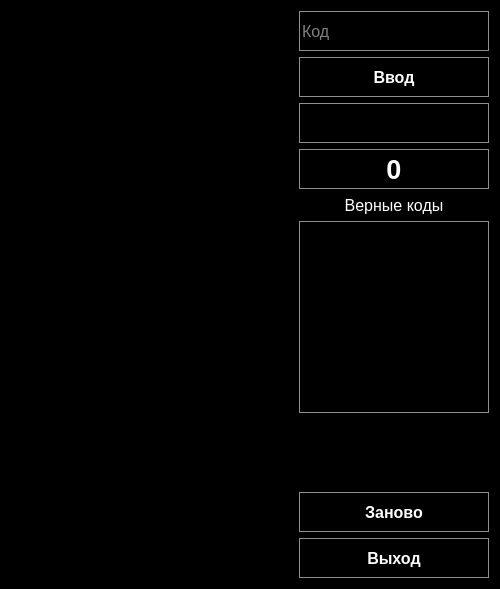
<?xml version="1.0" encoding="UTF-8"?>
<ui version="4.0">
 <class>MainWindow</class>
 <widget class="QMainWindow" name="MainWindow">
  <property name="geometry">
   <rect>
    <x>0</x>
    <y>0</y>
    <width>500</width>
    <height>589</height>
   </rect>
  </property>
  <property name="minimumSize">
   <size>
    <width>0</width>
    <height>0</height>
   </size>
  </property>
  <property name="maximumSize">
   <size>
    <width>100000</width>
    <height>100000</height>
   </size>
  </property>
  <property name="cursor">
   <cursorShape>CrossCursor</cursorShape>
  </property>
  <property name="windowTitle">
   <string notr="true">Futurama Tetris</string>
  </property>
  <property name="styleSheet">
   <string notr="true">background-color:black;</string>
  </property>
  <widget class="QWidget" name="centralWidget">
   <property name="enabled">
    <bool>true</bool>
   </property>
   <property name="palette">
    <palette>
     <active>
      <colorrole role="Button">
       <brush brushstyle="SolidPattern">
        <color alpha="255">
         <red>0</red>
         <green>0</green>
         <blue>0</blue>
        </color>
       </brush>
      </colorrole>
      <colorrole role="Base">
       <brush brushstyle="SolidPattern">
        <color alpha="255">
         <red>0</red>
         <green>0</green>
         <blue>0</blue>
        </color>
       </brush>
      </colorrole>
      <colorrole role="Window">
       <brush brushstyle="SolidPattern">
        <color alpha="255">
         <red>0</red>
         <green>0</green>
         <blue>0</blue>
        </color>
       </brush>
      </colorrole>
     </active>
     <inactive>
      <colorrole role="Button">
       <brush brushstyle="SolidPattern">
        <color alpha="255">
         <red>0</red>
         <green>0</green>
         <blue>0</blue>
        </color>
       </brush>
      </colorrole>
      <colorrole role="Base">
       <brush brushstyle="SolidPattern">
        <color alpha="255">
         <red>0</red>
         <green>0</green>
         <blue>0</blue>
        </color>
       </brush>
      </colorrole>
      <colorrole role="Window">
       <brush brushstyle="SolidPattern">
        <color alpha="255">
         <red>0</red>
         <green>0</green>
         <blue>0</blue>
        </color>
       </brush>
      </colorrole>
     </inactive>
     <disabled>
      <colorrole role="Button">
       <brush brushstyle="SolidPattern">
        <color alpha="255">
         <red>0</red>
         <green>0</green>
         <blue>0</blue>
        </color>
       </brush>
      </colorrole>
      <colorrole role="Base">
       <brush brushstyle="SolidPattern">
        <color alpha="255">
         <red>0</red>
         <green>0</green>
         <blue>0</blue>
        </color>
       </brush>
      </colorrole>
      <colorrole role="Window">
       <brush brushstyle="SolidPattern">
        <color alpha="255">
         <red>0</red>
         <green>0</green>
         <blue>0</blue>
        </color>
       </brush>
      </colorrole>
     </disabled>
    </palette>
   </property>
   <layout class="QGridLayout" name="gridLayout">
    <item row="0" column="1">
     <layout class="QVBoxLayout" name="verticalLayout">
      <property name="sizeConstraint">
       <enum>QLayout::SetFixedSize</enum>
      </property>
      <item>
       <widget class="QLineEdit" name="answerLineEdit">
        <property name="minimumSize">
         <size>
          <width>180</width>
          <height>40</height>
         </size>
        </property>
        <property name="palette">
         <palette>
          <active>
           <colorrole role="Button">
            <brush brushstyle="SolidPattern">
             <color alpha="255">
              <red>0</red>
              <green>0</green>
              <blue>0</blue>
             </color>
            </brush>
           </colorrole>
           <colorrole role="Text">
            <brush brushstyle="SolidPattern">
             <color alpha="255">
              <red>255</red>
              <green>255</green>
              <blue>255</blue>
             </color>
            </brush>
           </colorrole>
           <colorrole role="Base">
            <brush brushstyle="SolidPattern">
             <color alpha="255">
              <red>0</red>
              <green>0</green>
              <blue>0</blue>
             </color>
            </brush>
           </colorrole>
           <colorrole role="Window">
            <brush brushstyle="SolidPattern">
             <color alpha="255">
              <red>0</red>
              <green>0</green>
              <blue>0</blue>
             </color>
            </brush>
           </colorrole>
          </active>
          <inactive>
           <colorrole role="Button">
            <brush brushstyle="SolidPattern">
             <color alpha="255">
              <red>0</red>
              <green>0</green>
              <blue>0</blue>
             </color>
            </brush>
           </colorrole>
           <colorrole role="Text">
            <brush brushstyle="SolidPattern">
             <color alpha="255">
              <red>255</red>
              <green>255</green>
              <blue>255</blue>
             </color>
            </brush>
           </colorrole>
           <colorrole role="Base">
            <brush brushstyle="SolidPattern">
             <color alpha="255">
              <red>0</red>
              <green>0</green>
              <blue>0</blue>
             </color>
            </brush>
           </colorrole>
           <colorrole role="Window">
            <brush brushstyle="SolidPattern">
             <color alpha="255">
              <red>0</red>
              <green>0</green>
              <blue>0</blue>
             </color>
            </brush>
           </colorrole>
          </inactive>
          <disabled>
           <colorrole role="Button">
            <brush brushstyle="SolidPattern">
             <color alpha="255">
              <red>0</red>
              <green>0</green>
              <blue>0</blue>
             </color>
            </brush>
           </colorrole>
           <colorrole role="Text">
            <brush brushstyle="SolidPattern">
             <color alpha="255">
              <red>120</red>
              <green>120</green>
              <blue>120</blue>
             </color>
            </brush>
           </colorrole>
           <colorrole role="Base">
            <brush brushstyle="SolidPattern">
             <color alpha="255">
              <red>0</red>
              <green>0</green>
              <blue>0</blue>
             </color>
            </brush>
           </colorrole>
           <colorrole role="Window">
            <brush brushstyle="SolidPattern">
             <color alpha="255">
              <red>0</red>
              <green>0</green>
              <blue>0</blue>
             </color>
            </brush>
           </colorrole>
          </disabled>
         </palette>
        </property>
        <property name="font">
         <font>
          <pointsize>12</pointsize>
         </font>
        </property>
        <property name="styleSheet">
         <string notr="true">border-color: rgb(255, 255, 255);border: 1px solid #8f8f91;text-align: left;</string>
        </property>
        <property name="text">
         <string/>
        </property>
        <property name="maxLength">
         <number>15</number>
        </property>
        <property name="placeholderText">
         <string>Код</string>
        </property>
       </widget>
      </item>
      <item>
       <widget class="QPushButton" name="enterAnswerButton">
        <property name="sizePolicy">
         <sizepolicy hsizetype="Expanding" vsizetype="Fixed">
          <horstretch>0</horstretch>
          <verstretch>0</verstretch>
         </sizepolicy>
        </property>
        <property name="minimumSize">
         <size>
          <width>180</width>
          <height>40</height>
         </size>
        </property>
        <property name="palette">
         <palette>
          <active>
           <colorrole role="Button">
            <brush brushstyle="SolidPattern">
             <color alpha="255">
              <red>0</red>
              <green>0</green>
              <blue>0</blue>
             </color>
            </brush>
           </colorrole>
           <colorrole role="ButtonText">
            <brush brushstyle="SolidPattern">
             <color alpha="255">
              <red>255</red>
              <green>255</green>
              <blue>255</blue>
             </color>
            </brush>
           </colorrole>
           <colorrole role="Base">
            <brush brushstyle="SolidPattern">
             <color alpha="255">
              <red>0</red>
              <green>0</green>
              <blue>0</blue>
             </color>
            </brush>
           </colorrole>
           <colorrole role="Window">
            <brush brushstyle="SolidPattern">
             <color alpha="255">
              <red>0</red>
              <green>0</green>
              <blue>0</blue>
             </color>
            </brush>
           </colorrole>
          </active>
          <inactive>
           <colorrole role="Button">
            <brush brushstyle="SolidPattern">
             <color alpha="255">
              <red>0</red>
              <green>0</green>
              <blue>0</blue>
             </color>
            </brush>
           </colorrole>
           <colorrole role="ButtonText">
            <brush brushstyle="SolidPattern">
             <color alpha="255">
              <red>255</red>
              <green>255</green>
              <blue>255</blue>
             </color>
            </brush>
           </colorrole>
           <colorrole role="Base">
            <brush brushstyle="SolidPattern">
             <color alpha="255">
              <red>0</red>
              <green>0</green>
              <blue>0</blue>
             </color>
            </brush>
           </colorrole>
           <colorrole role="Window">
            <brush brushstyle="SolidPattern">
             <color alpha="255">
              <red>0</red>
              <green>0</green>
              <blue>0</blue>
             </color>
            </brush>
           </colorrole>
          </inactive>
          <disabled>
           <colorrole role="Button">
            <brush brushstyle="SolidPattern">
             <color alpha="255">
              <red>0</red>
              <green>0</green>
              <blue>0</blue>
             </color>
            </brush>
           </colorrole>
           <colorrole role="ButtonText">
            <brush brushstyle="SolidPattern">
             <color alpha="255">
              <red>120</red>
              <green>120</green>
              <blue>120</blue>
             </color>
            </brush>
           </colorrole>
           <colorrole role="Base">
            <brush brushstyle="SolidPattern">
             <color alpha="255">
              <red>0</red>
              <green>0</green>
              <blue>0</blue>
             </color>
            </brush>
           </colorrole>
           <colorrole role="Window">
            <brush brushstyle="SolidPattern">
             <color alpha="255">
              <red>0</red>
              <green>0</green>
              <blue>0</blue>
             </color>
            </brush>
           </colorrole>
          </disabled>
         </palette>
        </property>
        <property name="font">
         <font>
          <pointsize>12</pointsize>
          <weight>75</weight>
          <bold>true</bold>
         </font>
        </property>
        <property name="styleSheet">
         <string notr="true">border-color: rgb(255, 255, 255);border: 1px solid #8f8f91;text-align: center;</string>
        </property>
        <property name="text">
         <string>Ввод</string>
        </property>
       </widget>
      </item>
      <item>
       <widget class="QLabel" name="statusLabel">
        <property name="sizePolicy">
         <sizepolicy hsizetype="Expanding" vsizetype="Fixed">
          <horstretch>0</horstretch>
          <verstretch>0</verstretch>
         </sizepolicy>
        </property>
        <property name="minimumSize">
         <size>
          <width>180</width>
          <height>40</height>
         </size>
        </property>
        <property name="palette">
         <palette>
          <active>
           <colorrole role="WindowText">
            <brush brushstyle="SolidPattern">
             <color alpha="255">
              <red>255</red>
              <green>255</green>
              <blue>255</blue>
             </color>
            </brush>
           </colorrole>
           <colorrole role="Button">
            <brush brushstyle="SolidPattern">
             <color alpha="255">
              <red>0</red>
              <green>0</green>
              <blue>0</blue>
             </color>
            </brush>
           </colorrole>
           <colorrole role="Base">
            <brush brushstyle="SolidPattern">
             <color alpha="255">
              <red>0</red>
              <green>0</green>
              <blue>0</blue>
             </color>
            </brush>
           </colorrole>
           <colorrole role="Window">
            <brush brushstyle="SolidPattern">
             <color alpha="255">
              <red>0</red>
              <green>0</green>
              <blue>0</blue>
             </color>
            </brush>
           </colorrole>
          </active>
          <inactive>
           <colorrole role="WindowText">
            <brush brushstyle="SolidPattern">
             <color alpha="255">
              <red>255</red>
              <green>255</green>
              <blue>255</blue>
             </color>
            </brush>
           </colorrole>
           <colorrole role="Button">
            <brush brushstyle="SolidPattern">
             <color alpha="255">
              <red>0</red>
              <green>0</green>
              <blue>0</blue>
             </color>
            </brush>
           </colorrole>
           <colorrole role="Base">
            <brush brushstyle="SolidPattern">
             <color alpha="255">
              <red>0</red>
              <green>0</green>
              <blue>0</blue>
             </color>
            </brush>
           </colorrole>
           <colorrole role="Window">
            <brush brushstyle="SolidPattern">
             <color alpha="255">
              <red>0</red>
              <green>0</green>
              <blue>0</blue>
             </color>
            </brush>
           </colorrole>
          </inactive>
          <disabled>
           <colorrole role="WindowText">
            <brush brushstyle="SolidPattern">
             <color alpha="255">
              <red>120</red>
              <green>120</green>
              <blue>120</blue>
             </color>
            </brush>
           </colorrole>
           <colorrole role="Button">
            <brush brushstyle="SolidPattern">
             <color alpha="255">
              <red>0</red>
              <green>0</green>
              <blue>0</blue>
             </color>
            </brush>
           </colorrole>
           <colorrole role="Base">
            <brush brushstyle="SolidPattern">
             <color alpha="255">
              <red>0</red>
              <green>0</green>
              <blue>0</blue>
             </color>
            </brush>
           </colorrole>
           <colorrole role="Window">
            <brush brushstyle="SolidPattern">
             <color alpha="255">
              <red>0</red>
              <green>0</green>
              <blue>0</blue>
             </color>
            </brush>
           </colorrole>
          </disabled>
         </palette>
        </property>
        <property name="font">
         <font>
          <pointsize>11</pointsize>
         </font>
        </property>
        <property name="styleSheet">
         <string notr="true">border-color: rgb(255, 255, 255);border: 1px solid #8f8f91;text-align: center;</string>
        </property>
        <property name="text">
         <string/>
        </property>
       </widget>
      </item>
      <item>
       <widget class="QLabel" name="linesLabel">
        <property name="minimumSize">
         <size>
          <width>180</width>
          <height>40</height>
         </size>
        </property>
        <property name="palette">
         <palette>
          <active>
           <colorrole role="WindowText">
            <brush brushstyle="SolidPattern">
             <color alpha="255">
              <red>255</red>
              <green>255</green>
              <blue>255</blue>
             </color>
            </brush>
           </colorrole>
           <colorrole role="Button">
            <brush brushstyle="SolidPattern">
             <color alpha="255">
              <red>0</red>
              <green>0</green>
              <blue>0</blue>
             </color>
            </brush>
           </colorrole>
           <colorrole role="Text">
            <brush brushstyle="SolidPattern">
             <color alpha="255">
              <red>255</red>
              <green>255</green>
              <blue>255</blue>
             </color>
            </brush>
           </colorrole>
           <colorrole role="ButtonText">
            <brush brushstyle="SolidPattern">
             <color alpha="255">
              <red>255</red>
              <green>255</green>
              <blue>255</blue>
             </color>
            </brush>
           </colorrole>
           <colorrole role="Base">
            <brush brushstyle="SolidPattern">
             <color alpha="255">
              <red>0</red>
              <green>0</green>
              <blue>0</blue>
             </color>
            </brush>
           </colorrole>
           <colorrole role="Window">
            <brush brushstyle="SolidPattern">
             <color alpha="255">
              <red>0</red>
              <green>0</green>
              <blue>0</blue>
             </color>
            </brush>
           </colorrole>
          </active>
          <inactive>
           <colorrole role="WindowText">
            <brush brushstyle="SolidPattern">
             <color alpha="255">
              <red>255</red>
              <green>255</green>
              <blue>255</blue>
             </color>
            </brush>
           </colorrole>
           <colorrole role="Button">
            <brush brushstyle="SolidPattern">
             <color alpha="255">
              <red>0</red>
              <green>0</green>
              <blue>0</blue>
             </color>
            </brush>
           </colorrole>
           <colorrole role="Text">
            <brush brushstyle="SolidPattern">
             <color alpha="255">
              <red>255</red>
              <green>255</green>
              <blue>255</blue>
             </color>
            </brush>
           </colorrole>
           <colorrole role="ButtonText">
            <brush brushstyle="SolidPattern">
             <color alpha="255">
              <red>255</red>
              <green>255</green>
              <blue>255</blue>
             </color>
            </brush>
           </colorrole>
           <colorrole role="Base">
            <brush brushstyle="SolidPattern">
             <color alpha="255">
              <red>0</red>
              <green>0</green>
              <blue>0</blue>
             </color>
            </brush>
           </colorrole>
           <colorrole role="Window">
            <brush brushstyle="SolidPattern">
             <color alpha="255">
              <red>0</red>
              <green>0</green>
              <blue>0</blue>
             </color>
            </brush>
           </colorrole>
          </inactive>
          <disabled>
           <colorrole role="WindowText">
            <brush brushstyle="SolidPattern">
             <color alpha="255">
              <red>120</red>
              <green>120</green>
              <blue>120</blue>
             </color>
            </brush>
           </colorrole>
           <colorrole role="Button">
            <brush brushstyle="SolidPattern">
             <color alpha="255">
              <red>0</red>
              <green>0</green>
              <blue>0</blue>
             </color>
            </brush>
           </colorrole>
           <colorrole role="Text">
            <brush brushstyle="SolidPattern">
             <color alpha="255">
              <red>120</red>
              <green>120</green>
              <blue>120</blue>
             </color>
            </brush>
           </colorrole>
           <colorrole role="ButtonText">
            <brush brushstyle="SolidPattern">
             <color alpha="255">
              <red>120</red>
              <green>120</green>
              <blue>120</blue>
             </color>
            </brush>
           </colorrole>
           <colorrole role="Base">
            <brush brushstyle="SolidPattern">
             <color alpha="255">
              <red>0</red>
              <green>0</green>
              <blue>0</blue>
             </color>
            </brush>
           </colorrole>
           <colorrole role="Window">
            <brush brushstyle="SolidPattern">
             <color alpha="255">
              <red>0</red>
              <green>0</green>
              <blue>0</blue>
             </color>
            </brush>
           </colorrole>
          </disabled>
         </palette>
        </property>
        <property name="font">
         <font>
          <pointsize>20</pointsize>
          <weight>75</weight>
          <bold>true</bold>
         </font>
        </property>
        <property name="styleSheet">
         <string notr="true">border-color: rgb(255, 255, 255);border: 1px solid #8f8f91;text-align: center;</string>
        </property>
        <property name="text">
         <string>0</string>
        </property>
        <property name="alignment">
         <set>Qt::AlignCenter</set>
        </property>
       </widget>
      </item>
      <item>
       <widget class="QLabel" name="correctAnswersLabel">
        <property name="sizePolicy">
         <sizepolicy hsizetype="Expanding" vsizetype="Fixed">
          <horstretch>0</horstretch>
          <verstretch>0</verstretch>
         </sizepolicy>
        </property>
        <property name="minimumSize">
         <size>
          <width>180</width>
          <height>20</height>
         </size>
        </property>
        <property name="palette">
         <palette>
          <active>
           <colorrole role="WindowText">
            <brush brushstyle="SolidPattern">
             <color alpha="255">
              <red>255</red>
              <green>255</green>
              <blue>255</blue>
             </color>
            </brush>
           </colorrole>
           <colorrole role="Button">
            <brush brushstyle="SolidPattern">
             <color alpha="255">
              <red>0</red>
              <green>0</green>
              <blue>0</blue>
             </color>
            </brush>
           </colorrole>
           <colorrole role="Text">
            <brush brushstyle="SolidPattern">
             <color alpha="255">
              <red>255</red>
              <green>255</green>
              <blue>255</blue>
             </color>
            </brush>
           </colorrole>
           <colorrole role="ButtonText">
            <brush brushstyle="SolidPattern">
             <color alpha="255">
              <red>255</red>
              <green>255</green>
              <blue>255</blue>
             </color>
            </brush>
           </colorrole>
           <colorrole role="Base">
            <brush brushstyle="SolidPattern">
             <color alpha="255">
              <red>0</red>
              <green>0</green>
              <blue>0</blue>
             </color>
            </brush>
           </colorrole>
           <colorrole role="Window">
            <brush brushstyle="SolidPattern">
             <color alpha="255">
              <red>0</red>
              <green>0</green>
              <blue>0</blue>
             </color>
            </brush>
           </colorrole>
          </active>
          <inactive>
           <colorrole role="WindowText">
            <brush brushstyle="SolidPattern">
             <color alpha="255">
              <red>255</red>
              <green>255</green>
              <blue>255</blue>
             </color>
            </brush>
           </colorrole>
           <colorrole role="Button">
            <brush brushstyle="SolidPattern">
             <color alpha="255">
              <red>0</red>
              <green>0</green>
              <blue>0</blue>
             </color>
            </brush>
           </colorrole>
           <colorrole role="Text">
            <brush brushstyle="SolidPattern">
             <color alpha="255">
              <red>255</red>
              <green>255</green>
              <blue>255</blue>
             </color>
            </brush>
           </colorrole>
           <colorrole role="ButtonText">
            <brush brushstyle="SolidPattern">
             <color alpha="255">
              <red>255</red>
              <green>255</green>
              <blue>255</blue>
             </color>
            </brush>
           </colorrole>
           <colorrole role="Base">
            <brush brushstyle="SolidPattern">
             <color alpha="255">
              <red>0</red>
              <green>0</green>
              <blue>0</blue>
             </color>
            </brush>
           </colorrole>
           <colorrole role="Window">
            <brush brushstyle="SolidPattern">
             <color alpha="255">
              <red>0</red>
              <green>0</green>
              <blue>0</blue>
             </color>
            </brush>
           </colorrole>
          </inactive>
          <disabled>
           <colorrole role="WindowText">
            <brush brushstyle="SolidPattern">
             <color alpha="255">
              <red>120</red>
              <green>120</green>
              <blue>120</blue>
             </color>
            </brush>
           </colorrole>
           <colorrole role="Button">
            <brush brushstyle="SolidPattern">
             <color alpha="255">
              <red>0</red>
              <green>0</green>
              <blue>0</blue>
             </color>
            </brush>
           </colorrole>
           <colorrole role="Text">
            <brush brushstyle="SolidPattern">
             <color alpha="255">
              <red>120</red>
              <green>120</green>
              <blue>120</blue>
             </color>
            </brush>
           </colorrole>
           <colorrole role="ButtonText">
            <brush brushstyle="SolidPattern">
             <color alpha="255">
              <red>120</red>
              <green>120</green>
              <blue>120</blue>
             </color>
            </brush>
           </colorrole>
           <colorrole role="Base">
            <brush brushstyle="SolidPattern">
             <color alpha="255">
              <red>0</red>
              <green>0</green>
              <blue>0</blue>
             </color>
            </brush>
           </colorrole>
           <colorrole role="Window">
            <brush brushstyle="SolidPattern">
             <color alpha="255">
              <red>0</red>
              <green>0</green>
              <blue>0</blue>
             </color>
            </brush>
           </colorrole>
          </disabled>
         </palette>
        </property>
        <property name="font">
         <font>
          <pointsize>12</pointsize>
          <weight>50</weight>
          <bold>false</bold>
         </font>
        </property>
        <property name="text">
         <string>Верные коды</string>
        </property>
        <property name="alignment">
         <set>Qt::AlignBottom|Qt::AlignHCenter</set>
        </property>
       </widget>
      </item>
      <item>
       <widget class="QListWidget" name="correctAnswersListWidget">
        <property name="sizePolicy">
         <sizepolicy hsizetype="Expanding" vsizetype="Fixed">
          <horstretch>0</horstretch>
          <verstretch>0</verstretch>
         </sizepolicy>
        </property>
        <property name="minimumSize">
         <size>
          <width>180</width>
          <height>0</height>
         </size>
        </property>
        <property name="palette">
         <palette>
          <active>
           <colorrole role="Button">
            <brush brushstyle="SolidPattern">
             <color alpha="255">
              <red>0</red>
              <green>0</green>
              <blue>0</blue>
             </color>
            </brush>
           </colorrole>
           <colorrole role="Text">
            <brush brushstyle="SolidPattern">
             <color alpha="255">
              <red>255</red>
              <green>255</green>
              <blue>255</blue>
             </color>
            </brush>
           </colorrole>
           <colorrole role="ButtonText">
            <brush brushstyle="SolidPattern">
             <color alpha="255">
              <red>255</red>
              <green>255</green>
              <blue>255</blue>
             </color>
            </brush>
           </colorrole>
           <colorrole role="Base">
            <brush brushstyle="SolidPattern">
             <color alpha="255">
              <red>0</red>
              <green>0</green>
              <blue>0</blue>
             </color>
            </brush>
           </colorrole>
           <colorrole role="Window">
            <brush brushstyle="SolidPattern">
             <color alpha="255">
              <red>0</red>
              <green>0</green>
              <blue>0</blue>
             </color>
            </brush>
           </colorrole>
          </active>
          <inactive>
           <colorrole role="Button">
            <brush brushstyle="SolidPattern">
             <color alpha="255">
              <red>0</red>
              <green>0</green>
              <blue>0</blue>
             </color>
            </brush>
           </colorrole>
           <colorrole role="Text">
            <brush brushstyle="SolidPattern">
             <color alpha="255">
              <red>255</red>
              <green>255</green>
              <blue>255</blue>
             </color>
            </brush>
           </colorrole>
           <colorrole role="ButtonText">
            <brush brushstyle="SolidPattern">
             <color alpha="255">
              <red>255</red>
              <green>255</green>
              <blue>255</blue>
             </color>
            </brush>
           </colorrole>
           <colorrole role="Base">
            <brush brushstyle="SolidPattern">
             <color alpha="255">
              <red>0</red>
              <green>0</green>
              <blue>0</blue>
             </color>
            </brush>
           </colorrole>
           <colorrole role="Window">
            <brush brushstyle="SolidPattern">
             <color alpha="255">
              <red>0</red>
              <green>0</green>
              <blue>0</blue>
             </color>
            </brush>
           </colorrole>
          </inactive>
          <disabled>
           <colorrole role="Button">
            <brush brushstyle="SolidPattern">
             <color alpha="255">
              <red>0</red>
              <green>0</green>
              <blue>0</blue>
             </color>
            </brush>
           </colorrole>
           <colorrole role="Text">
            <brush brushstyle="SolidPattern">
             <color alpha="255">
              <red>120</red>
              <green>120</green>
              <blue>120</blue>
             </color>
            </brush>
           </colorrole>
           <colorrole role="ButtonText">
            <brush brushstyle="SolidPattern">
             <color alpha="255">
              <red>120</red>
              <green>120</green>
              <blue>120</blue>
             </color>
            </brush>
           </colorrole>
           <colorrole role="Base">
            <brush brushstyle="SolidPattern">
             <color alpha="255">
              <red>0</red>
              <green>0</green>
              <blue>0</blue>
             </color>
            </brush>
           </colorrole>
           <colorrole role="Window">
            <brush brushstyle="SolidPattern">
             <color alpha="255">
              <red>0</red>
              <green>0</green>
              <blue>0</blue>
             </color>
            </brush>
           </colorrole>
          </disabled>
         </palette>
        </property>
        <property name="font">
         <font>
          <pointsize>10</pointsize>
         </font>
        </property>
        <property name="styleSheet">
         <string notr="true">border-color: rgb(255, 255, 255);border: 1px solid #8f8f91;</string>
        </property>
        <property name="selectionMode">
         <enum>QAbstractItemView::NoSelection</enum>
        </property>
        <property name="flow">
         <enum>QListView::TopToBottom</enum>
        </property>
       </widget>
      </item>
      <item>
       <spacer name="verticalSpacer_2">
        <property name="orientation">
         <enum>Qt::Vertical</enum>
        </property>
        <property name="sizeHint" stdset="0">
         <size>
          <width>20</width>
          <height>40</height>
         </size>
        </property>
       </spacer>
      </item>
      <item>
       <widget class="QPushButton" name="restartButton">
        <property name="sizePolicy">
         <sizepolicy hsizetype="Minimum" vsizetype="Minimum">
          <horstretch>0</horstretch>
          <verstretch>0</verstretch>
         </sizepolicy>
        </property>
        <property name="minimumSize">
         <size>
          <width>180</width>
          <height>40</height>
         </size>
        </property>
        <property name="maximumSize">
         <size>
          <width>16777215</width>
          <height>40</height>
         </size>
        </property>
        <property name="palette">
         <palette>
          <active>
           <colorrole role="Button">
            <brush brushstyle="SolidPattern">
             <color alpha="255">
              <red>0</red>
              <green>0</green>
              <blue>0</blue>
             </color>
            </brush>
           </colorrole>
           <colorrole role="ButtonText">
            <brush brushstyle="SolidPattern">
             <color alpha="255">
              <red>255</red>
              <green>255</green>
              <blue>255</blue>
             </color>
            </brush>
           </colorrole>
           <colorrole role="Base">
            <brush brushstyle="SolidPattern">
             <color alpha="255">
              <red>0</red>
              <green>0</green>
              <blue>0</blue>
             </color>
            </brush>
           </colorrole>
           <colorrole role="Window">
            <brush brushstyle="SolidPattern">
             <color alpha="255">
              <red>0</red>
              <green>0</green>
              <blue>0</blue>
             </color>
            </brush>
           </colorrole>
          </active>
          <inactive>
           <colorrole role="Button">
            <brush brushstyle="SolidPattern">
             <color alpha="255">
              <red>0</red>
              <green>0</green>
              <blue>0</blue>
             </color>
            </brush>
           </colorrole>
           <colorrole role="ButtonText">
            <brush brushstyle="SolidPattern">
             <color alpha="255">
              <red>255</red>
              <green>255</green>
              <blue>255</blue>
             </color>
            </brush>
           </colorrole>
           <colorrole role="Base">
            <brush brushstyle="SolidPattern">
             <color alpha="255">
              <red>0</red>
              <green>0</green>
              <blue>0</blue>
             </color>
            </brush>
           </colorrole>
           <colorrole role="Window">
            <brush brushstyle="SolidPattern">
             <color alpha="255">
              <red>0</red>
              <green>0</green>
              <blue>0</blue>
             </color>
            </brush>
           </colorrole>
          </inactive>
          <disabled>
           <colorrole role="Button">
            <brush brushstyle="SolidPattern">
             <color alpha="255">
              <red>0</red>
              <green>0</green>
              <blue>0</blue>
             </color>
            </brush>
           </colorrole>
           <colorrole role="ButtonText">
            <brush brushstyle="SolidPattern">
             <color alpha="255">
              <red>120</red>
              <green>120</green>
              <blue>120</blue>
             </color>
            </brush>
           </colorrole>
           <colorrole role="Base">
            <brush brushstyle="SolidPattern">
             <color alpha="255">
              <red>0</red>
              <green>0</green>
              <blue>0</blue>
             </color>
            </brush>
           </colorrole>
           <colorrole role="Window">
            <brush brushstyle="SolidPattern">
             <color alpha="255">
              <red>0</red>
              <green>0</green>
              <blue>0</blue>
             </color>
            </brush>
           </colorrole>
          </disabled>
         </palette>
        </property>
        <property name="font">
         <font>
          <family>Arial</family>
          <pointsize>12</pointsize>
          <weight>75</weight>
          <bold>true</bold>
          <stylestrategy>PreferDefault</stylestrategy>
         </font>
        </property>
        <property name="cursor">
         <cursorShape>PointingHandCursor</cursorShape>
        </property>
        <property name="focusPolicy">
         <enum>Qt::NoFocus</enum>
        </property>
        <property name="layoutDirection">
         <enum>Qt::LeftToRight</enum>
        </property>
        <property name="styleSheet">
         <string notr="true">border-color: rgb(255, 255, 255);border: 1px solid #8f8f91;text-align: center;</string>
        </property>
        <property name="text">
         <string>Заново</string>
        </property>
        <property name="iconSize">
         <size>
          <width>32</width>
          <height>32</height>
         </size>
        </property>
       </widget>
      </item>
      <item>
       <widget class="QPushButton" name="exitButton">
        <property name="sizePolicy">
         <sizepolicy hsizetype="Minimum" vsizetype="Minimum">
          <horstretch>0</horstretch>
          <verstretch>0</verstretch>
         </sizepolicy>
        </property>
        <property name="minimumSize">
         <size>
          <width>180</width>
          <height>40</height>
         </size>
        </property>
        <property name="maximumSize">
         <size>
          <width>16777215</width>
          <height>40</height>
         </size>
        </property>
        <property name="palette">
         <palette>
          <active>
           <colorrole role="Button">
            <brush brushstyle="SolidPattern">
             <color alpha="255">
              <red>0</red>
              <green>0</green>
              <blue>0</blue>
             </color>
            </brush>
           </colorrole>
           <colorrole role="ButtonText">
            <brush brushstyle="SolidPattern">
             <color alpha="255">
              <red>255</red>
              <green>255</green>
              <blue>255</blue>
             </color>
            </brush>
           </colorrole>
           <colorrole role="Base">
            <brush brushstyle="SolidPattern">
             <color alpha="255">
              <red>0</red>
              <green>0</green>
              <blue>0</blue>
             </color>
            </brush>
           </colorrole>
           <colorrole role="Window">
            <brush brushstyle="SolidPattern">
             <color alpha="255">
              <red>0</red>
              <green>0</green>
              <blue>0</blue>
             </color>
            </brush>
           </colorrole>
          </active>
          <inactive>
           <colorrole role="Button">
            <brush brushstyle="SolidPattern">
             <color alpha="255">
              <red>0</red>
              <green>0</green>
              <blue>0</blue>
             </color>
            </brush>
           </colorrole>
           <colorrole role="ButtonText">
            <brush brushstyle="SolidPattern">
             <color alpha="255">
              <red>255</red>
              <green>255</green>
              <blue>255</blue>
             </color>
            </brush>
           </colorrole>
           <colorrole role="Base">
            <brush brushstyle="SolidPattern">
             <color alpha="255">
              <red>0</red>
              <green>0</green>
              <blue>0</blue>
             </color>
            </brush>
           </colorrole>
           <colorrole role="Window">
            <brush brushstyle="SolidPattern">
             <color alpha="255">
              <red>0</red>
              <green>0</green>
              <blue>0</blue>
             </color>
            </brush>
           </colorrole>
          </inactive>
          <disabled>
           <colorrole role="Button">
            <brush brushstyle="SolidPattern">
             <color alpha="255">
              <red>0</red>
              <green>0</green>
              <blue>0</blue>
             </color>
            </brush>
           </colorrole>
           <colorrole role="ButtonText">
            <brush brushstyle="SolidPattern">
             <color alpha="255">
              <red>120</red>
              <green>120</green>
              <blue>120</blue>
             </color>
            </brush>
           </colorrole>
           <colorrole role="Base">
            <brush brushstyle="SolidPattern">
             <color alpha="255">
              <red>0</red>
              <green>0</green>
              <blue>0</blue>
             </color>
            </brush>
           </colorrole>
           <colorrole role="Window">
            <brush brushstyle="SolidPattern">
             <color alpha="255">
              <red>0</red>
              <green>0</green>
              <blue>0</blue>
             </color>
            </brush>
           </colorrole>
          </disabled>
         </palette>
        </property>
        <property name="font">
         <font>
          <family>Arial</family>
          <pointsize>12</pointsize>
          <weight>75</weight>
          <bold>true</bold>
         </font>
        </property>
        <property name="cursor">
         <cursorShape>PointingHandCursor</cursorShape>
        </property>
        <property name="focusPolicy">
         <enum>Qt::NoFocus</enum>
        </property>
        <property name="styleSheet">
         <string notr="true">border-color: rgb(255, 255, 255);border: 1px solid #8f8f91;text-align: center;</string>
        </property>
        <property name="text">
         <string>Выход</string>
        </property>
        <property name="iconSize">
         <size>
          <width>32</width>
          <height>32</height>
         </size>
        </property>
       </widget>
      </item>
     </layout>
    </item>
    <item row="0" column="0">
     <widget class="QGraphicsView" name="gvBoard">
      <property name="sizePolicy">
       <sizepolicy hsizetype="Fixed" vsizetype="Fixed">
        <horstretch>0</horstretch>
        <verstretch>0</verstretch>
       </sizepolicy>
      </property>
      <property name="minimumSize">
       <size>
        <width>282</width>
        <height>550</height>
       </size>
      </property>
      <property name="focusPolicy">
       <enum>Qt::NoFocus</enum>
      </property>
      <property name="styleSheet">
       <string notr="true">background-image: url(:/img/background.png); border:0px;</string>
      </property>
      <property name="frameShape">
       <enum>QFrame::Box</enum>
      </property>
      <property name="verticalScrollBarPolicy">
       <enum>Qt::ScrollBarAlwaysOff</enum>
      </property>
      <property name="horizontalScrollBarPolicy">
       <enum>Qt::ScrollBarAlwaysOff</enum>
      </property>
     </widget>
    </item>
   </layout>
  </widget>
  <widget class="QMenuBar" name="menuBar">
   <property name="geometry">
    <rect>
     <x>0</x>
     <y>0</y>
     <width>500</width>
     <height>21</height>
    </rect>
   </property>
   <property name="palette">
    <palette>
     <active>
      <colorrole role="Button">
       <brush brushstyle="SolidPattern">
        <color alpha="255">
         <red>0</red>
         <green>0</green>
         <blue>0</blue>
        </color>
       </brush>
      </colorrole>
      <colorrole role="Base">
       <brush brushstyle="SolidPattern">
        <color alpha="255">
         <red>0</red>
         <green>0</green>
         <blue>0</blue>
        </color>
       </brush>
      </colorrole>
      <colorrole role="Window">
       <brush brushstyle="SolidPattern">
        <color alpha="255">
         <red>0</red>
         <green>0</green>
         <blue>0</blue>
        </color>
       </brush>
      </colorrole>
     </active>
     <inactive>
      <colorrole role="Button">
       <brush brushstyle="SolidPattern">
        <color alpha="255">
         <red>0</red>
         <green>0</green>
         <blue>0</blue>
        </color>
       </brush>
      </colorrole>
      <colorrole role="Base">
       <brush brushstyle="SolidPattern">
        <color alpha="255">
         <red>0</red>
         <green>0</green>
         <blue>0</blue>
        </color>
       </brush>
      </colorrole>
      <colorrole role="Window">
       <brush brushstyle="SolidPattern">
        <color alpha="255">
         <red>0</red>
         <green>0</green>
         <blue>0</blue>
        </color>
       </brush>
      </colorrole>
     </inactive>
     <disabled>
      <colorrole role="Button">
       <brush brushstyle="SolidPattern">
        <color alpha="255">
         <red>0</red>
         <green>0</green>
         <blue>0</blue>
        </color>
       </brush>
      </colorrole>
      <colorrole role="Base">
       <brush brushstyle="SolidPattern">
        <color alpha="255">
         <red>0</red>
         <green>0</green>
         <blue>0</blue>
        </color>
       </brush>
      </colorrole>
      <colorrole role="Window">
       <brush brushstyle="SolidPattern">
        <color alpha="255">
         <red>0</red>
         <green>0</green>
         <blue>0</blue>
        </color>
       </brush>
      </colorrole>
     </disabled>
    </palette>
   </property>
  </widget>
  <action name="actionStart">
   <property name="text">
    <string>Start</string>
   </property>
  </action>
  <action name="actionQuit">
   <property name="text">
    <string>Quit</string>
   </property>
  </action>
  <action name="action">
   <property name="text">
    <string>Помощь</string>
   </property>
  </action>
 </widget>
 <layoutdefault spacing="6" margin="11"/>
 <resources/>
 <connections>
  <connection>
   <sender>exitButton</sender>
   <signal>clicked()</signal>
   <receiver>MainWindow</receiver>
   <slot>close()</slot>
   <hints>
    <hint type="sourcelabel">
     <x>407</x>
     <y>539</y>
    </hint>
    <hint type="destinationlabel">
     <x>412</x>
     <y>497</y>
    </hint>
   </hints>
  </connection>
 </connections>
 <slots>
  <signal>pauseGame(false)</signal>
 </slots>
</ui>
